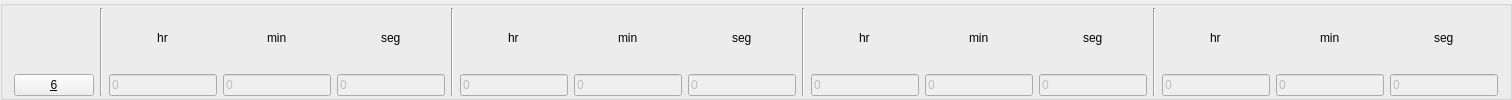
            <widget class="QGroupBox" name="groupbox6">
             <property name="title">
              <string/>
             </property>
             <layout class="QHBoxLayout" name="horizontalLayout_84">
              <property name="topMargin">
               <number>2</number>
              </property>
              <property name="bottomMargin">
               <number>1</number>
              </property>
              <item>
               <layout class="QHBoxLayout" name="horizontalLayout_85">
                <item alignment="Qt::AlignBottom">
                 <widget class="QPushButton" name="valve6">
                  <property name="sizePolicy">
                   <sizepolicy hsizetype="Expanding" vsizetype="Fixed">
                    <horstretch>0</horstretch>
                    <verstretch>0</verstretch>
                   </sizepolicy>
                  </property>
                  <property name="text">
                   <string>&amp;6</string>
                  </property>
                  <property name="checkable">
                   <bool>true</bool>
                  </property>
                 </widget>
                </item>
                <item>
                 <widget class="Line" name="line_63">
                  <property name="orientation">
                   <enum>Qt::Vertical</enum>
                  </property>
                 </widget>
                </item>
                <item>
                 <layout class="QVBoxLayout" name="verticalLayout_203">
                  <item alignment="Qt::AlignHCenter">
                   <widget class="QLabel" name="label_207">
                    <property name="sizePolicy">
                     <sizepolicy hsizetype="Fixed" vsizetype="Preferred">
                      <horstretch>0</horstretch>
                      <verstretch>0</verstretch>
                     </sizepolicy>
                    </property>
                    <property name="text">
                     <string>hr</string>
                    </property>
                    <property name="alignment">
                     <set>Qt::AlignCenter</set>
                    </property>
                   </widget>
                  </item>
                  <item>
                   <widget class="QLineEdit" name="edit6_delayh">
                    <property name="enabled">
                     <bool>false</bool>
                    </property>
                    <property name="sizePolicy">
                     <sizepolicy hsizetype="Expanding" vsizetype="Fixed">
                      <horstretch>0</horstretch>
                      <verstretch>0</verstretch>
                     </sizepolicy>
                    </property>
                    <property name="styleSheet">
                     <string notr="true"/>
                    </property>
                    <property name="text">
                     <string>0</string>
                    </property>
                    <property name="placeholderText">
                     <string/>
                    </property>
                   </widget>
                  </item>
                 </layout>
                </item>
                <item>
                 <layout class="QVBoxLayout" name="verticalLayout_204">
                  <item alignment="Qt::AlignHCenter">
                   <widget class="QLabel" name="label_208">
                    <property name="sizePolicy">
                     <sizepolicy hsizetype="Fixed" vsizetype="Preferred">
                      <horstretch>0</horstretch>
                      <verstretch>0</verstretch>
                     </sizepolicy>
                    </property>
                    <property name="text">
                     <string>min</string>
                    </property>
                   </widget>
                  </item>
                  <item>
                   <widget class="QLineEdit" name="edit6_delaym">
                    <property name="enabled">
                     <bool>false</bool>
                    </property>
                    <property name="text">
                     <string>0</string>
                    </property>
                   </widget>
                  </item>
                 </layout>
                </item>
                <item>
                 <layout class="QVBoxLayout" name="verticalLayout_205">
                  <item alignment="Qt::AlignHCenter">
                   <widget class="QLabel" name="label_209">
                    <property name="sizePolicy">
                     <sizepolicy hsizetype="Preferred" vsizetype="Preferred">
                      <horstretch>0</horstretch>
                      <verstretch>0</verstretch>
                     </sizepolicy>
                    </property>
                    <property name="text">
                     <string>seg</string>
                    </property>
                   </widget>
                  </item>
                  <item>
                   <widget class="QLineEdit" name="edit6_delays">
                    <property name="enabled">
                     <bool>false</bool>
                    </property>
                    <property name="text">
                     <string>0</string>
                    </property>
                   </widget>
                  </item>
                 </layout>
                </item>
               </layout>
              </item>
              <item>
               <widget class="Line" name="line_64">
                <property name="orientation">
                 <enum>Qt::Vertical</enum>
                </property>
               </widget>
              </item>
              <item>
               <layout class="QHBoxLayout" name="horizontalLayout_86">
                <item>
                 <layout class="QVBoxLayout" name="verticalLayout_206">
                  <item alignment="Qt::AlignHCenter">
                   <widget class="QLabel" name="label_210">
                    <property name="sizePolicy">
                     <sizepolicy hsizetype="Fixed" vsizetype="Preferred">
                      <horstretch>0</horstretch>
                      <verstretch>0</verstretch>
                     </sizepolicy>
                    </property>
                    <property name="text">
                     <string>hr</string>
                    </property>
                   </widget>
                  </item>
                  <item>
                   <widget class="QLineEdit" name="edit6_onh">
                    <property name="enabled">
                     <bool>false</bool>
                    </property>
                    <property name="sizePolicy">
                     <sizepolicy hsizetype="Expanding" vsizetype="Fixed">
                      <horstretch>0</horstretch>
                      <verstretch>0</verstretch>
                     </sizepolicy>
                    </property>
                    <property name="styleSheet">
                     <string notr="true"/>
                    </property>
                    <property name="text">
                     <string>0</string>
                    </property>
                    <property name="placeholderText">
                     <string/>
                    </property>
                   </widget>
                  </item>
                 </layout>
                </item>
                <item>
                 <layout class="QVBoxLayout" name="verticalLayout_207">
                  <item alignment="Qt::AlignHCenter">
                   <widget class="QLabel" name="label_211">
                    <property name="sizePolicy">
                     <sizepolicy hsizetype="Fixed" vsizetype="Preferred">
                      <horstretch>0</horstretch>
                      <verstretch>0</verstretch>
                     </sizepolicy>
                    </property>
                    <property name="text">
                     <string>min</string>
                    </property>
                   </widget>
                  </item>
                  <item>
                   <widget class="QLineEdit" name="edit6_onm">
                    <property name="enabled">
                     <bool>false</bool>
                    </property>
                    <property name="sizePolicy">
                     <sizepolicy hsizetype="Expanding" vsizetype="Fixed">
                      <horstretch>0</horstretch>
                      <verstretch>0</verstretch>
                     </sizepolicy>
                    </property>
                    <property name="styleSheet">
                     <string notr="true"/>
                    </property>
                    <property name="text">
                     <string>0</string>
                    </property>
                    <property name="placeholderText">
                     <string/>
                    </property>
                   </widget>
                  </item>
                 </layout>
                </item>
                <item>
                 <layout class="QVBoxLayout" name="verticalLayout_208">
                  <item alignment="Qt::AlignHCenter">
                   <widget class="QLabel" name="label_212">
                    <property name="sizePolicy">
                     <sizepolicy hsizetype="Fixed" vsizetype="Preferred">
                      <horstretch>0</horstretch>
                      <verstretch>0</verstretch>
                     </sizepolicy>
                    </property>
                    <property name="text">
                     <string>seg</string>
                    </property>
                   </widget>
                  </item>
                  <item>
                   <widget class="QLineEdit" name="edit6_ons">
                    <property name="enabled">
                     <bool>false</bool>
                    </property>
                    <property name="sizePolicy">
                     <sizepolicy hsizetype="Expanding" vsizetype="Fixed">
                      <horstretch>0</horstretch>
                      <verstretch>0</verstretch>
                     </sizepolicy>
                    </property>
                    <property name="styleSheet">
                     <string notr="true"/>
                    </property>
                    <property name="text">
                     <string>0</string>
                    </property>
                    <property name="placeholderText">
                     <string/>
                    </property>
                   </widget>
                  </item>
                 </layout>
                </item>
               </layout>
              </item>
              <item>
               <widget class="Line" name="line_65">
                <property name="orientation">
                 <enum>Qt::Vertical</enum>
                </property>
               </widget>
              </item>
              <item>
               <layout class="QHBoxLayout" name="horizontalLayout_87">
                <item>
                 <layout class="QVBoxLayout" name="verticalLayout_209">
                  <item alignment="Qt::AlignHCenter">
                   <widget class="QLabel" name="label_213">
                    <property name="sizePolicy">
                     <sizepolicy hsizetype="Fixed" vsizetype="Preferred">
                      <horstretch>0</horstretch>
                      <verstretch>0</verstretch>
                     </sizepolicy>
                    </property>
                    <property name="text">
                     <string>hr</string>
                    </property>
                   </widget>
                  </item>
                  <item>
                   <widget class="QLineEdit" name="edit6_offh">
                    <property name="enabled">
                     <bool>false</bool>
                    </property>
                    <property name="sizePolicy">
                     <sizepolicy hsizetype="Expanding" vsizetype="Fixed">
                      <horstretch>0</horstretch>
                      <verstretch>0</verstretch>
                     </sizepolicy>
                    </property>
                    <property name="styleSheet">
                     <string notr="true"/>
                    </property>
                    <property name="text">
                     <string>0</string>
                    </property>
                    <property name="placeholderText">
                     <string/>
                    </property>
                   </widget>
                  </item>
                 </layout>
                </item>
                <item>
                 <layout class="QVBoxLayout" name="verticalLayout_210">
                  <item alignment="Qt::AlignHCenter">
                   <widget class="QLabel" name="label_214">
                    <property name="sizePolicy">
                     <sizepolicy hsizetype="Fixed" vsizetype="Preferred">
                      <horstretch>0</horstretch>
                      <verstretch>0</verstretch>
                     </sizepolicy>
                    </property>
                    <property name="text">
                     <string>min</string>
                    </property>
                   </widget>
                  </item>
                  <item>
                   <widget class="QLineEdit" name="edit6_offm">
                    <property name="enabled">
                     <bool>false</bool>
                    </property>
                    <property name="sizePolicy">
                     <sizepolicy hsizetype="Expanding" vsizetype="Fixed">
                      <horstretch>0</horstretch>
                      <verstretch>0</verstretch>
                     </sizepolicy>
                    </property>
                    <property name="styleSheet">
                     <string notr="true"/>
                    </property>
                    <property name="text">
                     <string>0</string>
                    </property>
                    <property name="placeholderText">
                     <string/>
                    </property>
                   </widget>
                  </item>
                 </layout>
                </item>
                <item>
                 <layout class="QVBoxLayout" name="verticalLayout_211">
                  <item alignment="Qt::AlignHCenter">
                   <widget class="QLabel" name="label_215">
                    <property name="sizePolicy">
                     <sizepolicy hsizetype="Fixed" vsizetype="Preferred">
                      <horstretch>0</horstretch>
                      <verstretch>0</verstretch>
                     </sizepolicy>
                    </property>
                    <property name="text">
                     <string>seg</string>
                    </property>
                   </widget>
                  </item>
                  <item>
                   <widget class="QLineEdit" name="edit6_offs">
                    <property name="enabled">
                     <bool>false</bool>
                    </property>
                    <property name="sizePolicy">
                     <sizepolicy hsizetype="Expanding" vsizetype="Fixed">
                      <horstretch>0</horstretch>
                      <verstretch>0</verstretch>
                     </sizepolicy>
                    </property>
                    <property name="styleSheet">
                     <string notr="true"/>
                    </property>
                    <property name="text">
                     <string>0</string>
                    </property>
                    <property name="placeholderText">
                     <string/>
                    </property>
                   </widget>
                  </item>
                 </layout>
                </item>
               </layout>
              </item>
              <item>
               <widget class="Line" name="line_66">
                <property name="orientation">
                 <enum>Qt::Vertical</enum>
                </property>
               </widget>
              </item>
              <item>
               <layout class="QHBoxLayout" name="horizontalLayout_88">
                <item>
                 <layout class="QVBoxLayout" name="verticalLayout_212">
                  <item alignment="Qt::AlignHCenter">
                   <widget class="QLabel" name="label_216">
                    <property name="sizePolicy">
                     <sizepolicy hsizetype="Fixed" vsizetype="Preferred">
                      <horstretch>0</horstretch>
                      <verstretch>0</verstretch>
                     </sizepolicy>
                    </property>
                    <property name="text">
                     <string>hr</string>
                    </property>
                   </widget>
                  </item>
                  <item>
                   <widget class="QLineEdit" name="edit6_totalh">
                    <property name="enabled">
                     <bool>false</bool>
                    </property>
                    <property name="sizePolicy">
                     <sizepolicy hsizetype="Expanding" vsizetype="Fixed">
                      <horstretch>0</horstretch>
                      <verstretch>0</verstretch>
                     </sizepolicy>
                    </property>
                    <property name="styleSheet">
                     <string notr="true"/>
                    </property>
                    <property name="text">
                     <string>0</string>
                    </property>
                    <property name="placeholderText">
                     <string/>
                    </property>
                   </widget>
                  </item>
                 </layout>
                </item>
                <item>
                 <layout class="QVBoxLayout" name="verticalLayout_213">
                  <item alignment="Qt::AlignHCenter">
                   <widget class="QLabel" name="label_217">
                    <property name="sizePolicy">
                     <sizepolicy hsizetype="Fixed" vsizetype="Preferred">
                      <horstretch>0</horstretch>
                      <verstretch>0</verstretch>
                     </sizepolicy>
                    </property>
                    <property name="text">
                     <string>min</string>
                    </property>
                   </widget>
                  </item>
                  <item>
                   <widget class="QLineEdit" name="edit6_totalm">
                    <property name="enabled">
                     <bool>false</bool>
                    </property>
                    <property name="sizePolicy">
                     <sizepolicy hsizetype="Expanding" vsizetype="Fixed">
                      <horstretch>0</horstretch>
                      <verstretch>0</verstretch>
                     </sizepolicy>
                    </property>
                    <property name="styleSheet">
                     <string notr="true"/>
                    </property>
                    <property name="text">
                     <string>0</string>
                    </property>
                    <property name="placeholderText">
                     <string/>
                    </property>
                   </widget>
                  </item>
                 </layout>
                </item>
                <item>
                 <layout class="QVBoxLayout" name="verticalLayout_214">
                  <item alignment="Qt::AlignHCenter">
                   <widget class="QLabel" name="label_218">
                    <property name="sizePolicy">
                     <sizepolicy hsizetype="Fixed" vsizetype="Preferred">
                      <horstretch>0</horstretch>
                      <verstretch>0</verstretch>
                     </sizepolicy>
                    </property>
                    <property name="text">
                     <string>seg</string>
                    </property>
                   </widget>
                  </item>
                  <item>
                   <widget class="QLineEdit" name="edit6_totals">
                    <property name="enabled">
                     <bool>false</bool>
                    </property>
                    <property name="sizePolicy">
                     <sizepolicy hsizetype="Expanding" vsizetype="Fixed">
                      <horstretch>0</horstretch>
                      <verstretch>0</verstretch>
                     </sizepolicy>
                    </property>
                    <property name="styleSheet">
                     <string notr="true"/>
                    </property>
                    <property name="text">
                     <string>0</string>
                    </property>
                    <property name="placeholderText">
                     <string/>
                    </property>
                   </widget>
                  </item>
                 </layout>
                </item>
               </layout>
              </item>
             </layout>
            </widget>
